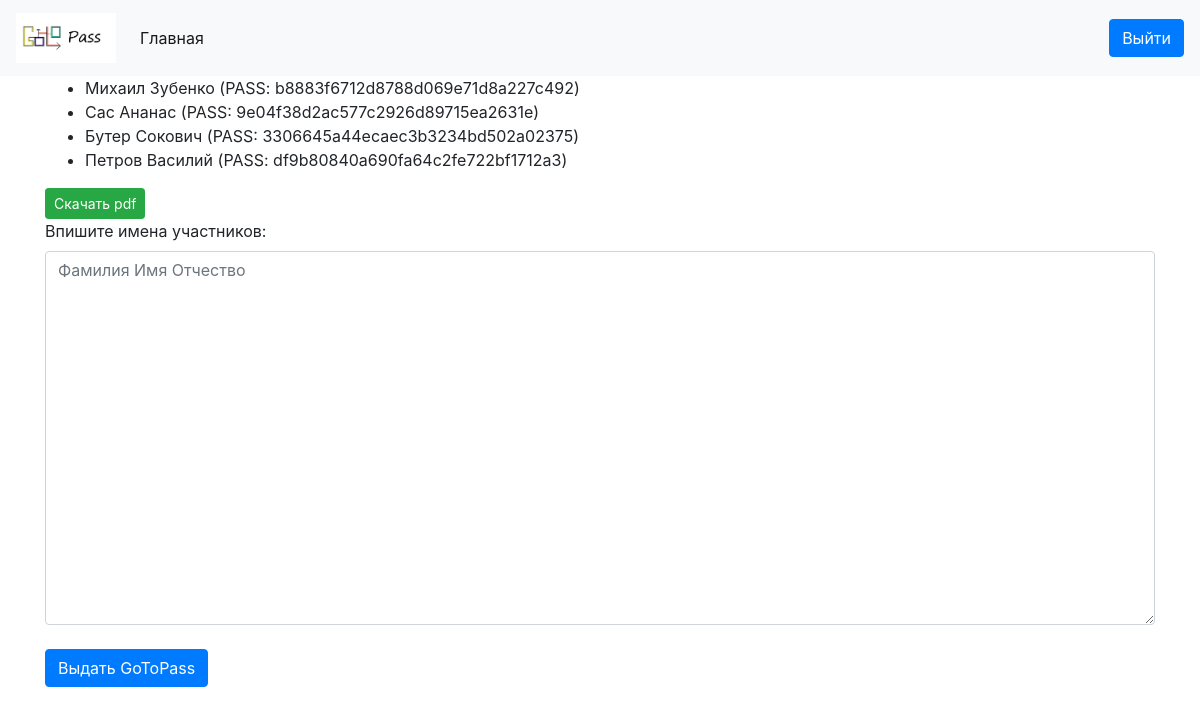
The app's page / (signed in), older data.
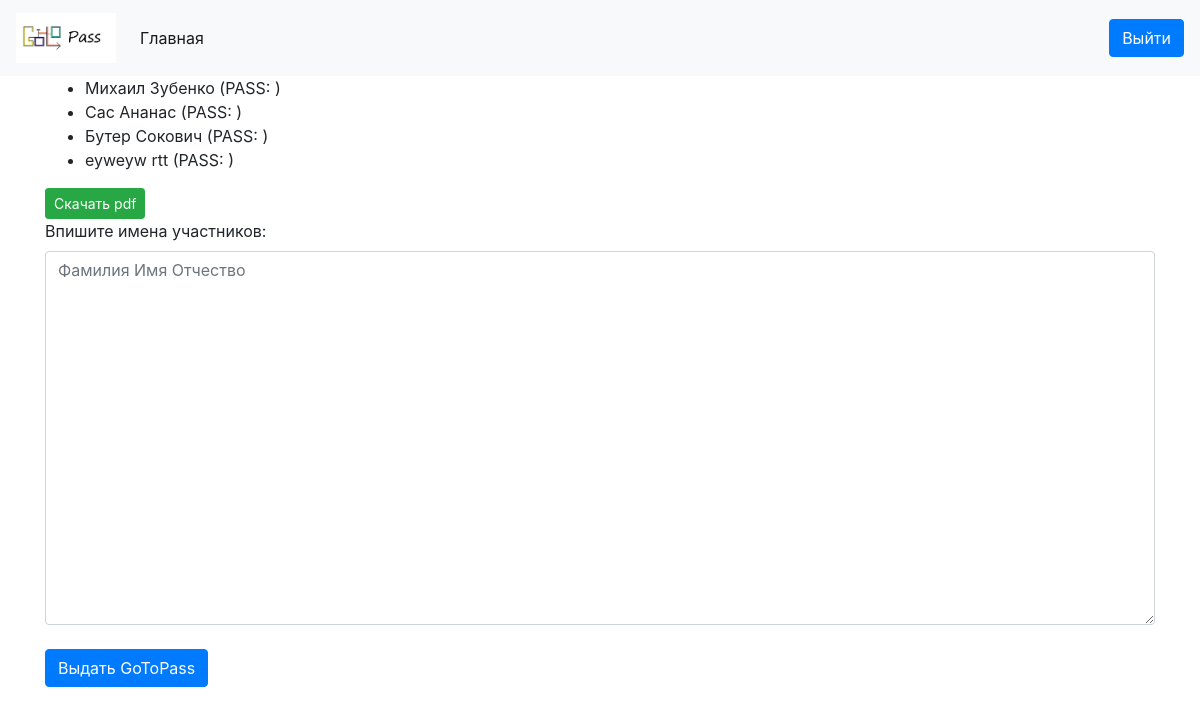
The same page, newer data.
### Pass/models.py (models this page shows)
class Person(models.Model):
    name = models.TextField()
    surname = models.TextField()
    patronymic = models.TextField()
    tg_id = models.TextField()
    vk_id = models.TextField()
    cours = models.TextField()
    pass_gen = models.TextField()
    home_number = models.TextField()

### Pass/views.py (the view, shortened to what this page needs)
# urls.py: path('', admink)
def admink(request):
    if request.user.is_authenticated:
        if request.method == 'GET':
            students = Person.objects.all()
            return render(request, 'admin.html', {'students': students})
    else:
        return redirect('/login')

### Pass/templates/admin.html (shortened to what this page needs)
{% extends 'base.html' %}
{% block content %}
<div>
<ul>
{% for student in students %}
    <li>{{ student.name }} {{ student.surname }} (PASS: {{ student.pass_gen }})</li>
{% endfor %}
</ul>
</div>
<a href="/pdf" class="btn btn-success btn-sm">Скачать pdf</a>
<div class="form-group">
<form method="post">
<label for textarea>Впишите имена участников:</label>
<textarea placeholder="Фамилия Имя Отчество" class="form-control" name="FirstLastname" rows="15" id="textarea"></textarea><br>
<input type="submit" name="submit" class="btn btn-primary" value="Выдать GoToPass" />
</form>
</div>
{% endblock %}

Row changes from the older to the newer data that the page shows:
removed Person: name "Петров", surname "Василий", pass_gen "df9b80840a690fa64c2fe722bf1712a3"
shown differently, row unchanged: Person "Михаил": pass_gen "b8883f6712d8788d069e71d8a227c492" → (not shown)
shown differently, row unchanged: Person "Сас": pass_gen "9e04f38d2ac577c2926d89715ea2631e" → (not shown)
shown differently, row unchanged: Person "Бутер": pass_gen "3306645a44ecaec3b3234bd502a02375" → (not shown)
added Person: name "eyweyw", surname "rtt"
